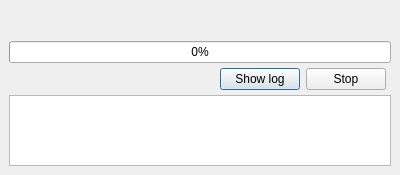
<?xml version="1.0" encoding="UTF-8"?>
<ui version="4.0">
 <class>ProcessProgressDialog</class>
 <widget class="QDialog" name="ProcessProgressDialog">
  <property name="windowModality">
   <enum>Qt::WindowModal</enum>
  </property>
  <property name="geometry">
   <rect>
    <x>0</x>
    <y>0</y>
    <width>400</width>
    <height>175</height>
   </rect>
  </property>
  <property name="windowTitle">
   <string>Processing</string>
  </property>
  <layout class="QVBoxLayout" name="verticalLayout">
   <property name="spacing">
    <number>0</number>
   </property>
   <property name="leftMargin">
    <number>9</number>
   </property>
   <property name="topMargin">
    <number>9</number>
   </property>
   <property name="rightMargin">
    <number>9</number>
   </property>
   <property name="bottomMargin">
    <number>9</number>
   </property>
   <item>
    <widget class="QWidget" name="upperWidget" native="true">
     <property name="sizePolicy">
      <sizepolicy hsizetype="Preferred" vsizetype="Preferred">
       <horstretch>0</horstretch>
       <verstretch>0</verstretch>
      </sizepolicy>
     </property>
     <layout class="QVBoxLayout" name="verticalLayout_2">
      <property name="spacing">
       <number>0</number>
      </property>
      <property name="leftMargin">
       <number>0</number>
      </property>
      <property name="topMargin">
       <number>0</number>
      </property>
      <property name="rightMargin">
       <number>0</number>
      </property>
      <property name="bottomMargin">
       <number>0</number>
      </property>
      <item>
       <widget class="QWidget" name="textWidget" native="true">
        <property name="minimumSize">
         <size>
          <width>0</width>
          <height>32</height>
         </size>
        </property>
        <property name="maximumSize">
         <size>
          <width>16777215</width>
          <height>32</height>
         </size>
        </property>
        <layout class="QHBoxLayout" name="horizontalLayout_2">
         <property name="spacing">
          <number>0</number>
         </property>
         <property name="leftMargin">
          <number>0</number>
         </property>
         <property name="topMargin">
          <number>0</number>
         </property>
         <property name="rightMargin">
          <number>0</number>
         </property>
         <property name="bottomMargin">
          <number>0</number>
         </property>
         <item>
          <widget class="QLabel" name="warningIconLabel">
           <property name="sizePolicy">
            <sizepolicy hsizetype="Fixed" vsizetype="Fixed">
             <horstretch>0</horstretch>
             <verstretch>0</verstretch>
            </sizepolicy>
           </property>
           <property name="minimumSize">
            <size>
             <width>30</width>
             <height>30</height>
            </size>
           </property>
           <property name="maximumSize">
            <size>
             <width>30</width>
             <height>30</height>
            </size>
           </property>
           <property name="text">
            <string/>
           </property>
           <property name="scaledContents">
            <bool>true</bool>
           </property>
           <property name="alignment">
            <set>Qt::AlignCenter</set>
           </property>
          </widget>
         </item>
         <item>
          <widget class="QLabel" name="progressLabel">
           <property name="sizePolicy">
            <sizepolicy hsizetype="Expanding" vsizetype="Fixed">
             <horstretch>0</horstretch>
             <verstretch>0</verstretch>
            </sizepolicy>
           </property>
           <property name="text">
            <string/>
           </property>
           <property name="alignment">
            <set>Qt::AlignCenter</set>
           </property>
           <property name="wordWrap">
            <bool>true</bool>
           </property>
           <property name="openExternalLinks">
            <bool>true</bool>
           </property>
          </widget>
         </item>
        </layout>
       </widget>
      </item>
      <item>
       <widget class="QProgressBar" name="progressBar">
        <property name="value">
         <number>0</number>
        </property>
       </widget>
      </item>
      <item>
       <widget class="QWidget" name="buttonBar" native="true">
        <layout class="QHBoxLayout" name="horizontalLayout">
         <property name="leftMargin">
          <number>5</number>
         </property>
         <property name="topMargin">
          <number>5</number>
         </property>
         <property name="rightMargin">
          <number>5</number>
         </property>
         <property name="bottomMargin">
          <number>5</number>
         </property>
         <item>
          <spacer name="horizontalSpacer">
           <property name="orientation">
            <enum>Qt::Horizontal</enum>
           </property>
           <property name="sizeHint" stdset="0">
            <size>
             <width>40</width>
             <height>20</height>
            </size>
           </property>
          </spacer>
         </item>
         <item>
          <widget class="QPushButton" name="detailsButton">
           <property name="text">
            <string>Show log</string>
           </property>
           <property name="checkable">
            <bool>true</bool>
           </property>
          </widget>
         </item>
         <item>
          <widget class="QPushButton" name="stopButton">
           <property name="text">
            <string>Stop</string>
           </property>
          </widget>
         </item>
        </layout>
       </widget>
      </item>
     </layout>
    </widget>
   </item>
   <item>
    <widget class="LogWidget" name="logWidget"/>
   </item>
  </layout>
 </widget>
 <customwidgets>
  <customwidget>
   <class>LogWidget</class>
   <extends>QTextEdit</extends>
   <header>libvideostitch-gui/widgets/logwidget.hpp</header>
   <container>1</container>
  </customwidget>
 </customwidgets>
 <resources/>
 <connections/>
</ui>
